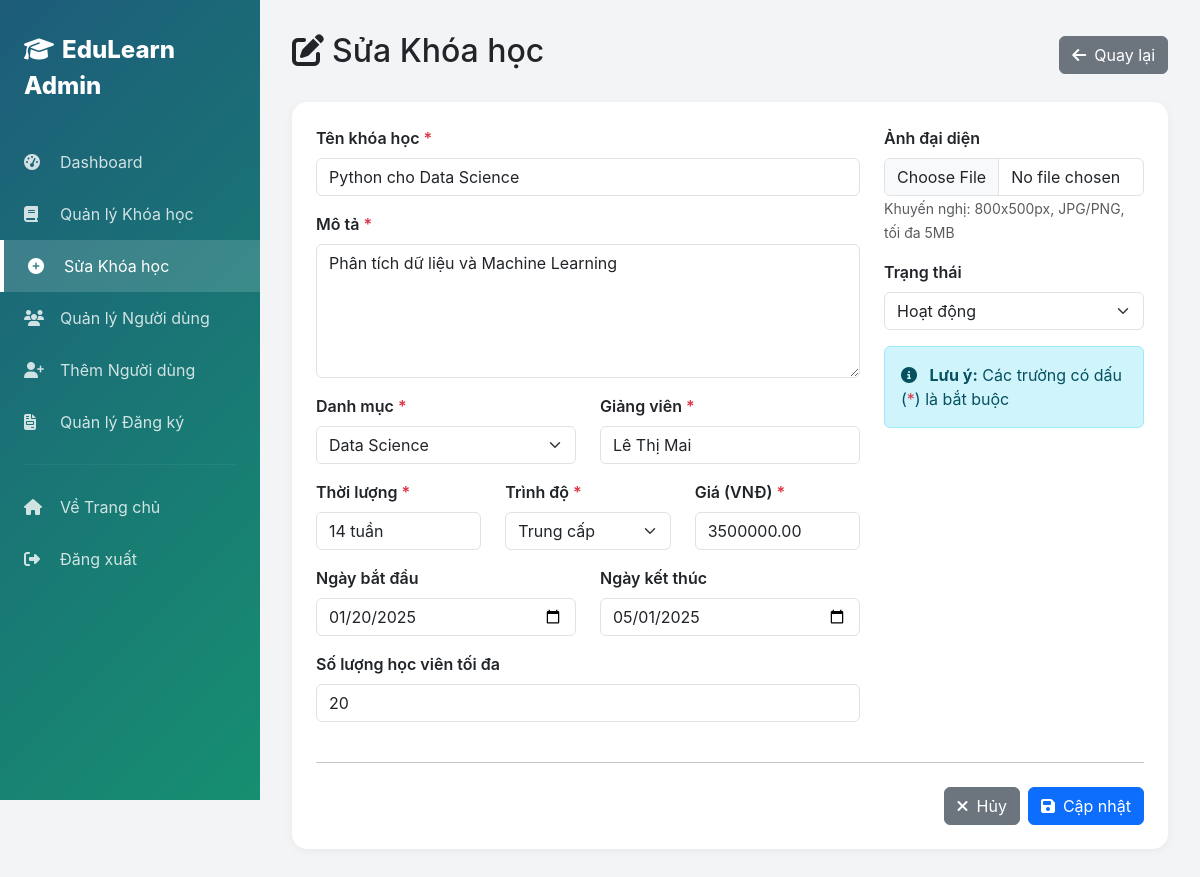
/views/admin/create_courses.php?id=3 (signed in), run on the app's committed database.
### tables this page shows
CREATE TABLE `courses` (
  `course_id` int(11) NOT NULL AUTO_INCREMENT,
  `course_name` varchar(200) NOT NULL,
  `description` text DEFAULT NULL,
  `category_id` int(11) DEFAULT NULL,
  `instructor_name` varchar(100) DEFAULT NULL,
  `teacher_id` int(11) DEFAULT NULL,
  `duration` varchar(50) DEFAULT NULL,
  `level` enum('Beginner','Intermediate','Advanced') DEFAULT 'Beginner',
  `price` decimal(10,2) DEFAULT 0.00,
  `thumbnail` varchar(255) DEFAULT NULL,
  `start_date` date DEFAULT NULL,
  `end_date` date DEFAULT NULL,
  `max_students` int(11) DEFAULT 30,
  `status` enum('active','inactive','completed') DEFAULT 'active',
  `created_at` timestamp NOT NULL DEFAULT current_timestamp(),
  `updated_at` timestamp NOT NULL DEFAULT current_timestamp() ON UPDATE current_timestamp(),
  PRIMARY KEY (`course_id`),
  KEY `category_id` (`category_id`),
  KEY `idx_teacher_id` (`teacher_id`),
  CONSTRAINT `courses_ibfk_1` FOREIGN KEY (`category_id`) REFERENCES `categories` (`category_id`) ON DELETE SET NULL,
  CONSTRAINT `courses_ibfk_2` FOREIGN KEY (`teacher_id`) REFERENCES `users` (`user_id`) ON DELETE SET NULL
);

CREATE TABLE `categories` (
  `category_id` int(11) NOT NULL AUTO_INCREMENT,
  `category_name` varchar(100) NOT NULL,
  `description` text DEFAULT NULL,
  `icon` varchar(50) DEFAULT NULL,
  `created_at` timestamp NOT NULL DEFAULT current_timestamp(),
  PRIMARY KEY (`category_id`)
);

### functions/course_functions.php (called while the page is built, shortened)
<?php
function getCourseById($course_id)
{
    global $pdo;
    try {
        $stmt = $pdo->prepare("
            SELECT c.*, cat.category_name,
            (SELECT COUNT(*) FROM enrollments WHERE course_id = c.course_id AND status = 'approved') as enrolled_count,
            (SELECT COUNT(*) FROM lessons WHERE course_id = c.course_id) as lesson_count
            FROM courses c
            LEFT JOIN categories cat ON c.category_id = cat.category_id
            WHERE c.course_id = ?
        ");
        $stmt->execute([$course_id]);
        $course = $stmt->fetch();
        $lesson_stmt = $pdo->prepare("SELECT * FROM lessons WHERE course_id = ? ORDER BY order_number ASC");
        $lesson_stmt->execute([$course_id]);
        $course['lessons'] = $lesson_stmt->fetchAll();
        return ['success' => true, 'course' => $course];
    } catch (PDOException $e) {
        return ['success' => false, 'message' => 'Lỗi lấy chi tiết: ' . $e->getMessage()];
    }
}
function getCategories()
{
    global $pdo;
    try {
        $stmt = $pdo->query("SELECT * FROM categories ORDER BY category_name");
        return $stmt->fetchAll();
    } catch (PDOException $e) {
        return [];
    }
}

### functions/db_connection.php (called while the page is built, shortened)
<?php
function escape($data)
{
    return htmlspecialchars($data, ENT_QUOTES, 'UTF-8');
}

### views/admin/create_courses.php (the view, shortened to what this page needs)
<?php
require_once '../../functions/db_connection.php';
require_once '../../functions/course_functions.php';
$is_edit = isset($_GET['id']);
$course = null;
if ($is_edit) {
    $course_id = intval($_GET['id']);
    $result = getCourseById($course_id);
    if ($result['success']) {
        $course = $result['course'];
    } else {
        setAlert('Không tìm thấy khóa học', 'error');
        redirect(SITE_URL . '/views/admin/manage_courses.php');
    }
}
$categories = getCategories();
?>
<!DOCTYPE html>
<html lang="vi">
<head>
    <link href="https://cdn.jsdelivr.net/npm/bootstrap@5.3.2/dist/css/bootstrap.min.css" rel="stylesheet">
    <link rel="stylesheet" href="https://cdnjs.cloudflare.com/ajax/libs/font-awesome/6.5.1/css/all.min.css">
</head>
<body>
    <div class="sidebar">
        <div class="sidebar-brand"><i class="fas fa-graduation-cap me-2"></i>EduLearn Admin</div>
        <ul class="sidebar-menu">
            <li><a href="dashboard.php"><i class="fas fa-tachometer-alt"></i>Dashboard</a></li>
            <li><a href="manage_courses.php"><i class="fas fa-book"></i>Quản lý Khóa học</a></li>
            <li><a href="create_courses.php" class="active"><i class="fas fa-plus-circle"></i><?php echo $is_edit ? 'Sửa' : 'Thêm'; ?> Khóa học</a></li>
            <li><a href="manage_users.php"><i class="fas fa-users"></i>Quản lý Người dùng</a></li>
            <li><a href="create_users.php"><i class="fas fa-user-plus"></i>Thêm Người dùng</a></li>
            <li><a href="manage_enrollments.php"><i class="fas fa-file-invoice"></i>Quản lý Đăng ký</a></li>
            <li>
                <hr style="border-color: rgba(255,255,255,0.2); margin: 1rem 1.5rem;">
            </li>
            <li><a href="../../index.php"><i class="fas fa-home"></i>Về Trang chủ</a></li>
            <li><a href="../../handle/logout_process.php"><i class="fas fa-sign-out-alt"></i>Đăng xuất</a></li>
        </ul>
    </div>
    <div class="main-content">
        <div class="d-flex justify-content-between align-items-center mb-4">
            <h2><i class="fas <?php echo $is_edit ? 'fa-edit' : 'fa-plus-circle'; ?> me-2"></i><?php echo $is_edit ? 'Sửa' : 'Thêm'; ?> Khóa học</h2>
            <a href="manage_courses.php" class="btn btn-secondary">
                <i class="fas fa-arrow-left me-2"></i>Quay lại
            </a>
        </div>
        <div class="card">
            <div class="card-body p-4">
                <form method="POST" action="../../handle/course_process.php" enctype="multipart/form-data">
                    <div class="row g-4">
                        <div class="col-md-8">
                            <div class="mb-3">
                                <label class="form-label">Tên khóa học <span class="text-danger">*</span></label>
                                <input type="text" class="form-control" name="course_name"
                                    value="<?php echo escape($course['course_name'] ?? ''); ?>" required>
                            </div>
                            <div class="mb-3">
                                <label class="form-label">Mô tả <span class="text-danger">*</span></label>
                                <textarea class="form-control" name="description" rows="5" required><?php echo escape($course['description'] ?? ''); ?></textarea>
                            </div>
                            <div class="row">
                                <div class="col-md-6 mb-3">
                                    <label class="form-label">Danh mục <span class="text-danger">*</span></label>
                                    <select class="form-select" name="category_id" required>
                                        <?php foreach ($categories as $cat): ?>
                                            <option value="<?php echo $cat['category_id']; ?>"
                                                <?php echo isset($course) && $course['category_id'] == $cat['category_id'] ? 'selected' : ''; ?>>
                                                <?php echo escape($cat['category_name']); ?>
                                            </option>
                                        <?php endforeach; ?>
                                    </select>
                                </div>
                                <div class="col-md-6 mb-3">
                                    <label class="form-label">Giảng viên <span class="text-danger">*</span></label>
                                    <input type="text" class="form-control" name="instructor_name"
                                        value="<?php echo escape($course['instructor_name'] ?? ''); ?>" required>
                                </div>
                            </div>
                            <div class="row">
                                <div class="col-md-4 mb-3">
                                    <label class="form-label">Thời lượng <span class="text-danger">*</span></label>
                                    <input type="text" class="form-control" name="duration"
                                        placeholder="VD: 12 tuần" value="<?php echo escape($course['duration'] ?? ''); ?>" required>
                                </div>
                                <div class="col-md-4 mb-3">
                                    <label class="form-label">Trình độ <span class="text-danger">*</span></label>
                                    <select class="form-select" name="level" required>
                                        <option value="Intermediate" <?php echo isset($course) && $course['level'] == 'Intermediate' ? 'selected' : ''; ?>>Trung cấp</option>
                                    </select>
                                </div>
                                <div class="col-md-4 mb-3">
                                    <label class="form-label">Giá (VNĐ) <span class="text-danger">*</span></label>
                                    <input type="number" class="form-control" name="price"
                                        value="<?php echo $course['price'] ?? 0; ?>" required min="0">
                                </div>
                            </div>
                            <div class="row">
                                <div class="col-md-6 mb-3">
                                    <label class="form-label">Ngày bắt đầu</label>
                                    <input type="date" class="form-control" name="start_date"
                                        value="<?php echo $course['start_date'] ?? ''; ?>">
                                </div>
                                <div class="col-md-6 mb-3">
                                    <label class="form-label">Ngày kết thúc</label>
                                    <input type="date" class="form-control" name="end_date"
                                        value="<?php echo $course['end_date'] ?? ''; ?>">
                                </div>
                            </div>
                            <div class="mb-3">
                                <label class="form-label">Số lượng học viên tối đa</label>
                                <input type="number" class="form-control" name="max_students"
                                    value="<?php echo $course['max_students'] ?? 30; ?>" min="1">
                            </div>
                        </div>
                        <div class="col-md-4">
                            <div class="mb-3">
                                <label class="form-label">Ảnh đại diện</label>
                                <input type="file" class="form-control" name="thumbnail" accept="image/*"
                                    onchange="previewImage(this)">
                                <small class="text-muted">Khuyến nghị: 800x500px, JPG/PNG, tối đa 5MB</small>
                            </div>
                            <div class="mb-3">
                                <label class="form-label">Trạng thái</label>
                                <select class="form-select" name="status">
                                    <option value="active" <?php echo !isset($course) || $course['status'] == 'active' ? 'selected' : ''; ?>>Hoạt động</option>
                                </select>
                            </div>
                            <div class="alert alert-info">
                                <i class="fas fa-info-circle me-2"></i>
                                <strong>Lưu ý:</strong> Các trường có dấu (<span class="text-danger">*</span>) là bắt buộc
                            </div>
                        </div>
                    </div>
                    <hr class="my-4">
                    <div class="d-flex justify-content-end gap-2">
                        <a href="manage_courses.php" class="btn btn-secondary">
                            <i class="fas fa-times me-2"></i>Hủy
                        </a>
                        <button type="submit" class="btn btn-primary">
                            <i class="fas fa-save me-2"></i><?php echo $is_edit ? 'Cập nhật' : 'Tạo khóa học'; ?>
                        </button>
                    </div>
                </form>
            </div>
        </div>
    </div>
</body>
</html>

### views/admin/create_courses.php (style rules this page uses)
body { font-family: 'Inter', sans-serif; background: #f3f4f6; }
.sidebar { position: fixed; top: 0; left: 0; height: 100vh; width: 260px; background: linear-gradient(135deg, #1d5c7a 0%, #168f70 100%); color: white; padding: 2rem 0; z-index: 1000; overflow-y: auto; }
.sidebar-brand { padding: 0 1.5rem; margin-bottom: 2rem; font-size: 1.5rem; font-weight: 800; }
.sidebar-menu { list-style: none; padding: 0; margin: 0; }
.sidebar-menu a { display: flex; align-items: center; padding: 0.875rem 1.5rem; color: rgba(255, 255, 255, 0.8); text-decoration: none; transition: all 0.3s; }
.sidebar-menu a:hover, .sidebar-menu a.active { background: rgba(255, 255, 255, 0.15); color: white; border-left: 4px solid white; }
.sidebar-menu i { width: 24px; margin-right: 0.75rem; }
.main-content { margin-left: 260px; padding: 2rem; }
.card { border: none; border-radius: 15px; box-shadow: 0 2px 10px rgba(0, 0, 0, 0.05); }
.form-label { font-weight: 600; margin-bottom: 0.5rem; }

### data on the page
courses: course_name "Python cho Data Science", description "Phân tích dữ liệu và Machine Learning", category_id "Data Science", instructor_name "Lê Thị Mai", duration "14 tuần", level "Trung cấp", price "3500000.00", start_date "01/20/2025", end_date "05/01/2025", max_students "20", status "Hoạt động"
